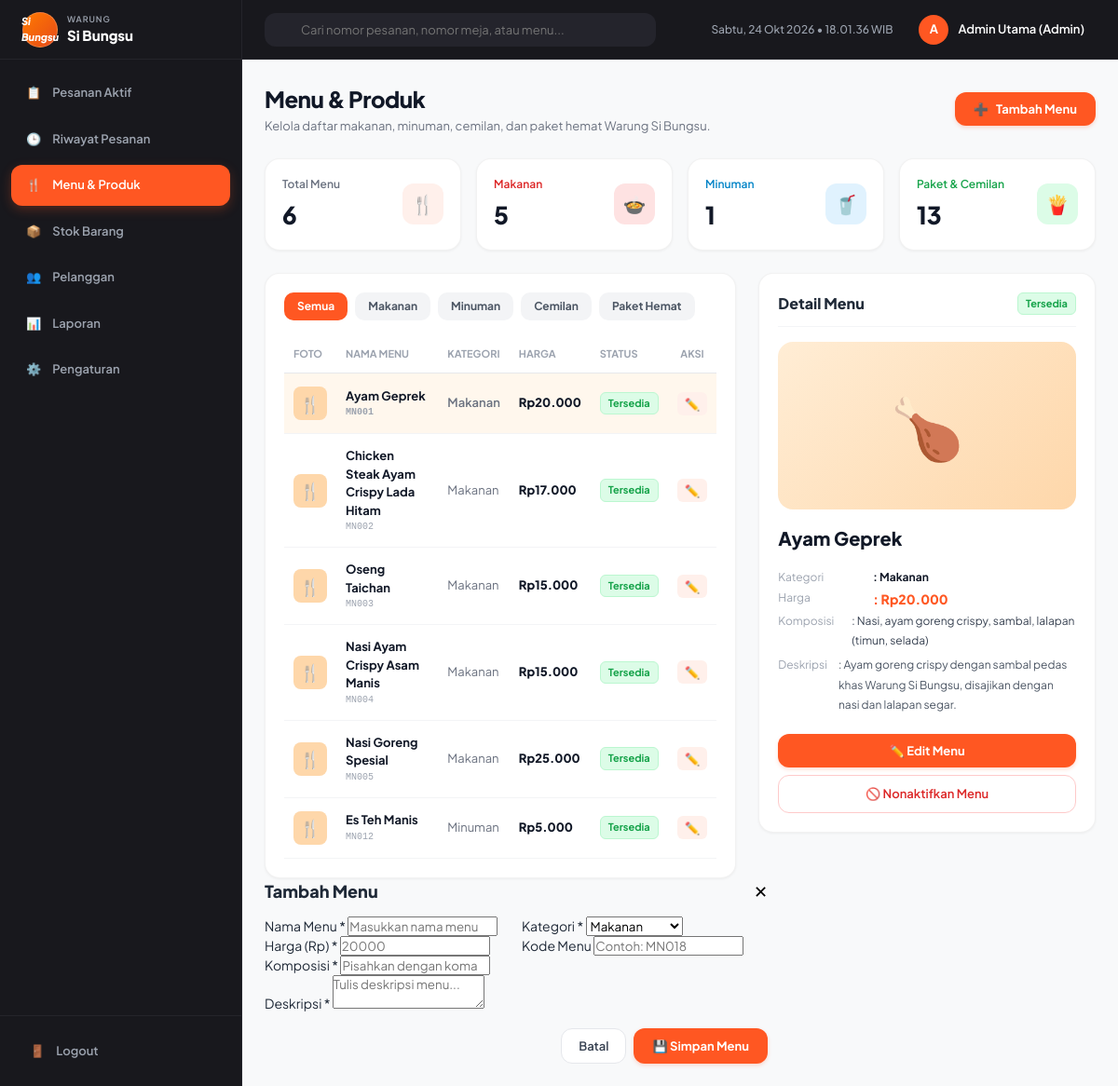
The page /wasibu/produk/index.php (signed in) on the database its author committed.
### tables this page shows
CREATE TABLE `products` (
  `id` INT AUTO_INCREMENT PRIMARY KEY,
  `code` VARCHAR(20) NOT NULL UNIQUE,
  `category_id` INT NOT NULL,
  `name` VARCHAR(150) NOT NULL,
  `price` DECIMAL(12, 2) NOT NULL,
  `status` ENUM('Tersedia', 'Habis') NOT NULL DEFAULT 'Tersedia',
  `image` VARCHAR(255) NULL,
  `prep_time` VARCHAR(50) DEFAULT '10-15 menit',
  `ingredients` TEXT NULL,
  `description` TEXT NULL,
  `is_active` TINYINT(1) DEFAULT 1,
  `created_at` TIMESTAMP DEFAULT CURRENT_TIMESTAMP,
  FOREIGN KEY (`category_id`) REFERENCES `categories`(`id`) ON DELETE RESTRICT
);

CREATE TABLE `categories` (
  `id` INT AUTO_INCREMENT PRIMARY KEY,
  `name` VARCHAR(50) NOT NULL UNIQUE,
  `slug` VARCHAR(50) NOT NULL
);

### wasibu/includes/functions.php (called while the page is built, shortened)
<?php
function formatRupiah($amount): string {
    return 'Rp' . number_format((float)$amount, 0, ',', '.');
}

### wasibu/produk/index.php (the view, shortened to what this page needs)
<?php
require_once __DIR__ . '/../includes/functions.php';
$pdo = getDBConnection();
$totalMenu = (int)$pdo->query("SELECT COUNT(*) FROM products WHERE is_active = 1")->fetchColumn();
$countMakanan = (int)$pdo->query("SELECT COUNT(*) FROM products p JOIN categories c ON p.category_id = c.id WHERE c.name = 'Makanan' AND p.is_active = 1")->fetchColumn();
$countMinuman = (int)$pdo->query("SELECT COUNT(*) FROM products p JOIN categories c ON p.category_id = c.id WHERE c.name = 'Minuman' AND p.is_active = 1")->fetchColumn();
$countCemilan = (int)$pdo->query("SELECT COUNT(*) FROM products p JOIN categories c ON p.category_id = c.id WHERE (c.name = 'Cemilan' OR c.name = 'Paket Hemat') AND p.is_active = 1")->fetchColumn();
$catFilter = $_GET['cat'] ?? 'Semua';
$sql = "SELECT p.*, c.name as category_name FROM products p JOIN categories c ON p.category_id = c.id WHERE p.is_active = 1";
$params = [];
$sql .= " ORDER BY p.id ASC";
$stmt = $pdo->prepare($sql);
$stmt->execute($params);
$products = $stmt->fetchAll();
$selectedProdId = intval($_GET['id'] ?? ($products[0]['id'] ?? 0));
$selectedProduct = null;
if ($selectedProdId > 0) {
    $stmtSel = $pdo->prepare("SELECT p.*, c.name as category_name FROM products p JOIN categories c ON p.category_id = c.id WHERE p.id = ?");
    $stmtSel->execute([$selectedProdId]);
    $selectedProduct = $stmtSel->fetch();
}
$categories = $pdo->query("SELECT * FROM categories ORDER BY id ASC")->fetchAll();
include __DIR__ . '/../includes/header.php';
include __DIR__ . '/../includes/sidebar.php';
include __DIR__ . '/../includes/navbar.php';
?>
<div class="page-header">
  <div>
    <h1 class="page-title">Menu &amp; Produk</h1>
    <p class="page-subtitle">Kelola daftar makanan, minuman, cemilan, dan paket hemat Warung Si Bungsu.</p>
  </div>
  <button type="button" onclick="openModal('modal-tambah-menu')" class="btn-primary">
    <span>➕</span>
    <span>Tambah Menu</span>
  </button>
</div>
<div class="stats-grid" style="grid-template-columns: repeat(4, 1fr);">
  <div class="stat-card">
    <div>
      <div class="stat-label">Total Menu</div>
      <div class="stat-value"><?= $totalMenu ?: 42 ?></div>
    </div>
    <div class="stat-icon" style="background:#FFF0EB; color:#FF5722;">🍴</div>
  </div>
  <div class="stat-card">
    <div>
      <div class="stat-label" style="color:#DC2626;">Makanan</div>
      <div class="stat-value"><?= $countMakanan ?: 15 ?></div>
    </div>
    <div class="stat-icon" style="background:#FEE2E2; color:#DC2626;">🍲</div>
  </div>
  <div class="stat-card">
    <div>
      <div class="stat-label" style="color:#0284C7;">Minuman</div>
      <div class="stat-value"><?= $countMinuman ?: 14 ?></div>
    </div>
    <div class="stat-icon" style="background:#E0F2FE; color:#0284C7;">🥤</div>
  </div>
  <div class="stat-card">
    <div>
      <div class="stat-label" style="color:#16A34A;">Paket &amp; Cemilan</div>
      <div class="stat-value"><?= $countCemilan ?: 13 ?></div>
    </div>
    <div class="stat-icon" style="background:#DCFCE7; color:#16A34A;">🍟</div>
  </div>
</div>
<div style="display: grid; grid-template-columns: 7fr 5fr; gap: 24px; align-items: start;">
  <div class="card-table">
    <div style="display:flex; gap:8px; margin-bottom:16px; flex-wrap:wrap;">
      <?php foreach (['Semua', 'Makanan', 'Minuman', 'Cemilan', 'Paket Hemat'] as $cat): ?>
        <a href="?cat=<?= urlencode($cat) ?>"
           style="padding:6px 14px; border-radius:10px; font-size:12px; font-weight:700; text-decoration:none; <?= $catFilter === $cat ? 'background:#FF5722; color:#FFF;' : 'background:#F3F4F6; color:#4B5563;' ?>">
          <?= $cat ?>
        </a>
      <?php endforeach; ?>
    </div>
    <div style="overflow-x:auto;">
      <table class="table-custom">
        <thead>
          <tr>
            <th>Foto</th>
            <th>Nama Menu</th>
            <th>Kategori</th>
            <th>Harga</th>
            <th>Status</th>
            <th style="text-align:center;">Aksi</th>
          </tr>
        </thead>
        <tbody>
          <?php foreach ($products as $p):
            $isSel = ($selectedProduct && $selectedProduct['id'] == $p['id']);
          ?>
            <tr onclick="window.location='?id=<?= $p['id'] ?>&cat=<?= urlencode($catFilter) ?>'"
                style="cursor:pointer; <?= $isSel ? 'background:#FFF7ED; font-weight:600;' : '' ?>">
              <td>
                <div style="width:36px; height:36px; border-radius:8px; background:#FED7AA; display:flex; align-items:center; justify-content:center; font-size:18px;">
                  🍴
                </div>
              </td>
              <td>
                <div style="font-weight:700; color:#111827;"><?= htmlspecialchars($p['name']) ?></div>
                <div style="font-size:10px; color:#9CA3AF; font-family:monospace;"><?= htmlspecialchars($p['code']) ?></div>
              </td>
              <td style="color:#6B7280;"><?= htmlspecialchars($p['category_name']) ?></td>
              <td style="font-weight:800; color:#111827;"><?= formatRupiah($p['price']) ?></td>
              <td>
                <span class="badge <?= $p['status'] === 'Tersedia' ? 'badge-green' : 'badge-red' ?>">
                  <?= $p['status'] ?>
                </span>
              </td>
              <td style="text-align:center;">
                <button type="button" onclick="event.stopPropagation(); openModal('modal-edit-menu-<?= $p['id'] ?>')" style="padding:4px 8px; background:#FFF0EB; color:#FF5722; border:none; border-radius:6px; cursor:pointer; font-weight:bold;">
                  ✏️
                </button>
              </td>
            </tr>
          <?php endforeach; ?>
        </tbody>
      </table>
    </div>
  </div>
  <div class="card-table">
    <?php if ($selectedProduct): ?>
      <div style="display:flex; justify-content:space-between; align-items:center; padding-bottom:12px; border-bottom:1px solid #F3F4F6;">
        <h3 style="font-size:16px; font-weight:800;">Detail Menu</h3>
        <span class="badge <?= $selectedProduct['status'] === 'Tersedia' ? 'badge-green' : 'badge-red' ?>">
          <?= $selectedProduct['status'] ?>
        </span>
      </div>
      <div style="width:100%; height:180px; border-radius:16px; background:linear-gradient(135deg, #FFEDD5, #FED7AA); display:flex; align-items:center; justify-content:center; font-size:64px; margin:16px 0;">
        🍗
      </div>
      <h2 style="font-size:20px; font-weight:800; color:#111827;"><?= htmlspecialchars($selectedProduct['name']) ?></h2>
      <div style="margin:16px 0; font-size:12px; line-height:1.8;">
        <div style="display:flex; gap:12px;">
          <span style="color:#9CA3AF; width:90px;">Kategori</span>
          <span style="font-weight:700; color:#111827;">: <?= htmlspecialchars($selectedProduct['category_name']) ?></span>
        </div>
        <div style="display:flex; gap:12px;">
          <span style="color:#9CA3AF; width:90px;">Harga</span>
          <span style="font-weight:800; color:#FF5722; font-size:14px;">: <?= formatRupiah($selectedProduct['price']) ?></span>
        </div>
        <div style="display:flex; gap:12px;">
          <span style="color:#9CA3AF; width:90px;">Komposisi</span>
          <span style="color:#374151;">: <?= htmlspecialchars($selectedProduct['ingredients'] ?: 'Nasi, ayam goreng crispy, sambal, lalapan (timun, selada)') ?></span>
        </div>
        <div style="display:flex; gap:12px; margin-top:4px;">
          <span style="color:#9CA3AF; width:90px;">Deskripsi</span>
          <span style="color:#4B5563;">: <?= htmlspecialchars($selectedProduct['description'] ?: 'Menu favorit Warung Si Bungsu racikan bumbu khas gurih lezat.') ?></span>
        </div>
      </div>
      <div style="display:flex; flex-direction:column; gap:8px; margin-top:20px;">
        <button type="button" onclick="openModal('modal-edit-menu-<?= $selectedProduct['id'] ?>')" class="btn-primary" style="justify-content:center;">
          ✏️ Edit Menu
        </button>
        <a href="simpan.php?action=toggle&id=<?= $selectedProduct['id'] ?>" class="btn-secondary" style="justify-content:center; color:#DC2626; border-color:#FECACA;">
          🚫 <?= $selectedProduct['status'] === 'Tersedia' ? 'Nonaktifkan Menu' : 'Aktifkan Menu' ?>
        </a>
      </div>
    <?php endif; ?>
  </div>
</div>
<div id="modal-tambah-menu" class="modal-overlay">
  <div class="modal-card" style="max-width:540px;">
    <div style="display:flex; justify-content:space-between; align-items:center; margin-bottom:14px;">
      <h3 style="font-size:18px; font-weight:800;">Tambah Menu</h3>
      <button onclick="closeModal('modal-tambah-menu')" style="background:none; border:none; font-size:18px; cursor:pointer;">✕</button>
    </div>
    <form action="simpan.php?action=add" method="POST">
      <div style="display:grid; grid-template-columns:1fr 1fr; gap:12px;">
        <div class="form-group">
          <label>Nama Menu *</label>
          <input type="text" name="name" class="form-control" placeholder="Masukkan nama menu" required>
        </div>
        <div class="form-group">
          <label>Kategori *</label>
          <select name="category_id" class="form-control" required>
            <?php foreach ($categories as $cat): ?>
              <option value="<?= $cat['id'] ?>"><?= htmlspecialchars($cat['name']) ?></option>
            <?php endforeach; ?>
          </select>
        </div>
      </div>
      <div style="display:grid; grid-template-columns:1fr 1fr; gap:12px;">
        <div class="form-group">
          <label>Harga (Rp) *</label>
          <input type="number" name="price" class="form-control" placeholder="20000" required>
        </div>
        <div class="form-group">
          <label>Kode Menu</label>
          <input type="text" name="code" class="form-control" placeholder="Contoh: MN018">
        </div>
      </div>
      <div class="form-group">
        <label>Komposisi *</label>
        <input type="text" name="ingredients" class="form-control" placeholder="Pisahkan dengan koma" required>
      </div>
      <div class="form-group">
        <label>Deskripsi *</label>
        <textarea name="description" class="form-control" rows="2" placeholder="Tulis deskripsi menu..." required></textarea>
      </div>
      <div style="display:flex; justify-content:flex-end; gap:8px; margin-top:16px;">
        <button type="button" onclick="closeModal('modal-tambah-menu')" class="btn-secondary">Batal</button>
        <button type="submit" class="btn-primary">💾 Simpan Menu</button>
      </div>
    </form>
  </div>
</div>
<?php include __DIR__ . '/../includes/footer.php'; ?>

### wasibu/assets/css/style.css (style rules this page uses)
:root { --primary: #FF5722; --primary-hover: #E64A19; --primary-light: #FFF0EB; --dark-bg: #18181D; --dark-border: #24242B; --dark-card: #1E1E24; --text-main: #1F2937; --text-muted: #6B7280; --bg-light: #F8F9FA; --white: #FFFFFF; --border-color: #E5E7EB; --radius-lg: 16px; --radius-md: 12px; --shadow-sm: 0 1px 3px rgba(0,0,0,0.05); --shadow-md: 0 4px 6px -1px rgba(0,0,0,0.08); }
* { margin: 0; padding: 0; box-sizing: border-box; }
body { font-family: 'Plus Jakarta Sans', system-ui, -apple-system, BlinkMacSystemFont, 'Segoe UI', Roboto, sans-serif; background-color: var(--bg-light); color: var(--text-main); line-height: 1.5; font-size: 14px; }
a { text-decoration: none; color: inherit; }
button, input, select, textarea { font-family: inherit; }
.page-header { display: flex; align-items: center; justify-content: space-between; margin-bottom: 24px; }
.page-title { font-size: 24px; font-weight: 800; color: #111827; letter-spacing: -0.02em; }
.page-subtitle { font-size: 13px; color: var(--text-muted); margin-top: 2px; }
.btn-primary { display: inline-flex; align-items: center; gap: 8px; background-color: var(--primary); color: #FFF; font-size: 13px; font-weight: 700; padding: 10px 20px; border-radius: var(--radius-md); border: none; cursor: pointer; box-shadow: 0 2px 4px rgba(255, 87, 34, 0.2); transition: all 0.15s ease; }
.btn-secondary { display: inline-flex; align-items: center; gap: 8px; background-color: #FFF; color: #374151; font-size: 13px; font-weight: 600; padding: 10px 18px; border-radius: var(--radius-md); border: 1px solid var(--border-color); cursor: pointer; transition: all 0.15s; }
.stats-grid { display: grid; grid-template-columns: repeat(auto-fit, minmax(200px, 1fr)); gap: 16px; margin-bottom: 24px; }
.stat-card { background-color: #FFF; padding: 18px; border-radius: var(--radius-lg); border: 1px solid rgba(0,0,0,0.05); box-shadow: var(--shadow-sm); display: flex; align-items: center; justify-content: space-between; }
.stat-label { font-size: 12px; font-weight: 600; color: var(--text-muted); }
.stat-value { font-size: 26px; font-weight: 800; color: #111827; margin-top: 4px; }
.stat-icon { width: 44px; height: 44px; border-radius: var(--radius-md); display: flex; align-items: center; justify-content: center; font-size: 20px; }
.card-table { background-color: #FFF; border-radius: var(--radius-lg); border: 1px solid rgba(0,0,0,0.05); box-shadow: var(--shadow-sm); padding: 20px; }
.table-custom { width: 100%; border-collapse: collapse; text-align: left; font-size: 13px; }
.table-custom th { padding: 12px 10px; font-size: 11px; font-weight: 700; color: #9CA3AF; text-transform: uppercase; border-bottom: 1px solid var(--border-color); }
.table-custom td { padding: 14px 10px; border-bottom: 1px solid #F3F4F6; vertical-align: middle; }
.badge { display: inline-block; padding: 3px 8px; border-radius: 6px; font-size: 11px; font-weight: 700; border: 1px solid transparent; }
.badge-green { background-color: #DCFCE7; color: #16A34A; border-color: #BBF7D0; }

### rows shown on the page
products: name "Ayam Geprek", code "MN001", category.name "Makanan", price "Rp20.000", status "Tersedia", ingredients "Nasi, ayam goreng crispy, sambal, lalapan (timun, selada)", description "Ayam goreng crispy dengan sambal pedas khas Warung Si Bungsu, disajikan dengan nasi dan lalapan segar."
products: name "Chicken Steak Ayam Crispy Lada Hitam", code "MN002", category.name "Makanan", price "Rp17.000", status "Tersedia"
products: name "Oseng Taichan", code "MN003", category.name "Makanan", price "Rp15.000", status "Tersedia"
products: name "Nasi Ayam Crispy Asam Manis", code "MN004", category.name "Makanan", price "Rp15.000", status "Tersedia"
products: name "Nasi Goreng Spesial", code "MN005", category.name "Makanan", price "Rp25.000", status "Tersedia"
products: name "Es Teh Manis", code "MN012", category.name "Minuman", price "Rp5.000", status "Tersedia"

### other values the page prints
substr($user['name'] ?? 'A', 0, 1) "A"
$user['name'] "Admin Utama"
$user['role'] "Admin"
$totalMenu ?: 42 "6"
$countMakanan ?: 15 "5"
$countMinuman ?: 14 "1"
$countCemilan ?: 13 "13"
$cat "Semua"
$cat "Makanan"
$cat "Minuman"
$cat "Cemilan"
$cat "Paket Hemat"
form field category_id "Makanan"
